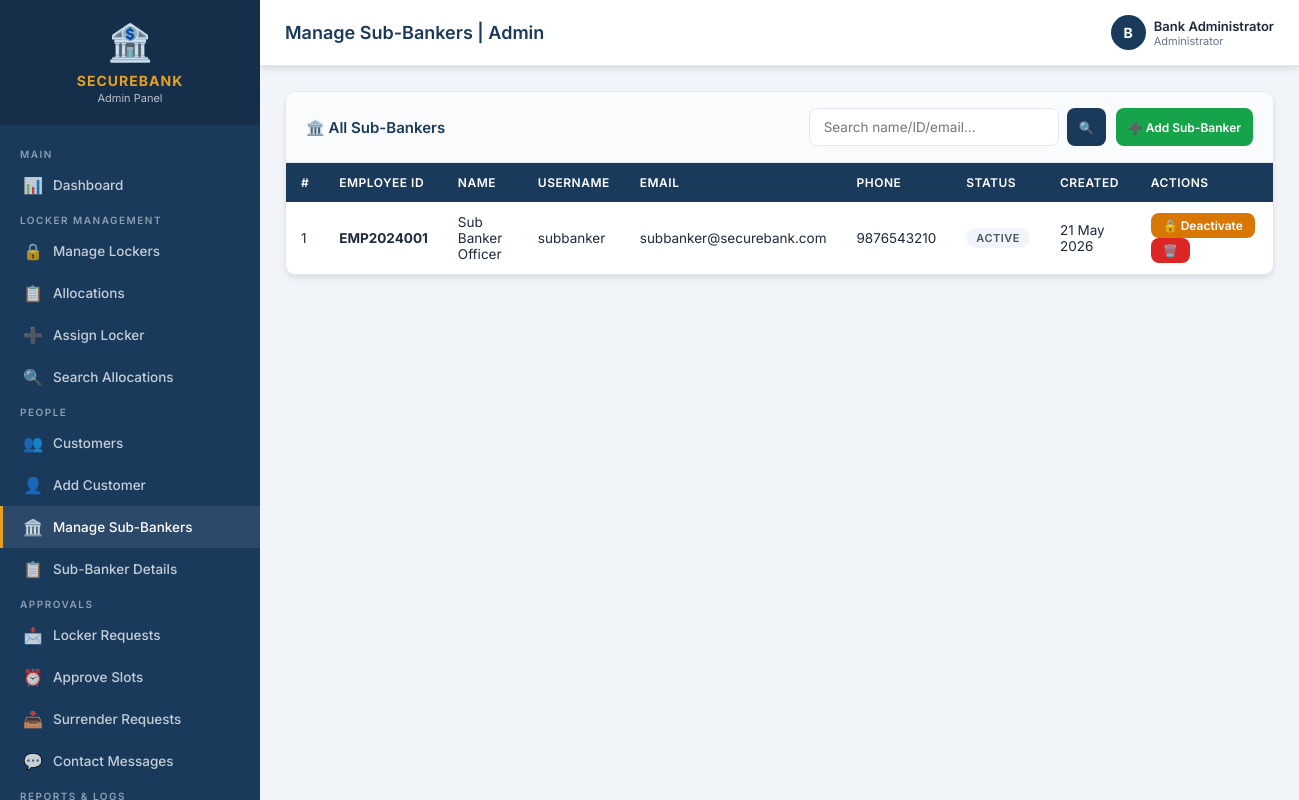
/admin/sub_bankers.php (signed in), run on the app's committed database.
### tables this page shows
CREATE TABLE IF NOT EXISTS sub_banker (
    id INT AUTO_INCREMENT PRIMARY KEY,
    username VARCHAR(50) NOT NULL UNIQUE,
    password VARCHAR(255) NOT NULL,
    full_name VARCHAR(100) NOT NULL,
    employee_id VARCHAR(20) NOT NULL UNIQUE,
    email VARCHAR(100) NOT NULL UNIQUE,
    phone VARCHAR(15) NOT NULL,
    status ENUM('active', 'inactive') DEFAULT 'active',
    created_at TIMESTAMP DEFAULT CURRENT_TIMESTAMP
);

### admin/sub_bankers.php (the view, shortened to what this page needs)
<?php
require_once '../includes/header_admin.php';
$conn = getDBConnection();
$search = trim($_GET['q'] ?? '');
$sql = "SELECT * FROM sub_banker";
$sql .= " ORDER BY created_at DESC";
$bankers = $conn->query($sql);
?>
<div class="card">
  <div class="card-header">
    <h3>🏛️ All Sub-Bankers</h3>
    <div class="d-flex gap-10">
      <form method="GET" style="display:flex;gap:8px;">
        <input type="text" name="q" class="form-control" placeholder="Search name/ID/email..." value="<?= htmlspecialchars($search) ?>" style="width:250px;">
        <button type="submit" class="btn btn-primary btn-sm">🔍</button>
      </form>
      <a href="add_sub_banker.php" class="btn btn-success btn-sm">➕ Add Sub-Banker</a>
    </div>
  </div>
  <div class="table-responsive">
    <table>
      <thead>
        <tr><th>#</th><th>Employee ID</th><th>Name</th><th>Username</th><th>Email</th><th>Phone</th><th>Status</th><th>Created</th><th>Actions</th></tr>
      </thead>
      <tbody>
        <?php $i=1; while($sb=$bankers->fetch_assoc()): ?>
        <tr>
          <td><?= $i++ ?></td>
          <td><strong><?= htmlspecialchars($sb['employee_id']) ?></strong></td>
          <td><?= htmlspecialchars($sb['full_name']) ?></td>
          <td><?= htmlspecialchars($sb['username']) ?></td>
          <td><?= htmlspecialchars($sb['email']) ?></td>
          <td><?= htmlspecialchars($sb['phone']) ?></td>
          <td><?= getStatusBadge($sb['status']) ?></td>
          <td><?= date('d M Y', strtotime($sb['created_at'])) ?></td>
          <td>
            <a href="?toggle=<?= $sb['id'] ?>&q=<?= urlencode($search) ?>" class="btn btn-sm <?= $sb['status']==='active'?'btn-warning':'btn-success' ?>">
              <?= $sb['status']==='active'?'🔒 Deactivate':'✅ Activate' ?>
            </a>
            <a href="?delete=<?= $sb['id'] ?>" class="btn btn-danger btn-sm" onclick="return confirm('Delete this sub-banker?')">🗑️</a>
          </td>
        </tr>
        <?php endwhile; ?>
      </tbody>
    </table>
  </div>
</div>
<?php $conn->close(); require_once '../includes/footer_admin.php'; ?>

### includes/functions.php (shortened to what this page needs)
<?php
function getStatusBadge($status) {
    $badges = [
        'available'  => '<span class="badge badge-success">Available</span>',
        'allocated'  => '<span class="badge badge-danger">Allocated</span>',
        'maintenance'=> '<span class="badge badge-warning">Maintenance</span>',
        'active'     => '<span class="badge badge-success">Active</span>',
        'inactive'   => '<span class="badge badge-secondary">Inactive</span>',
        'paid'       => '<span class="badge badge-success">Paid</span>',
        'pending'    => '<span class="badge badge-warning">Pending</span>',
        'overdue'    => '<span class="badge badge-danger">Overdue</span>',
        'surrendered'=> '<span class="badge badge-secondary">Surrendered</span>',
        'approved'   => '<span class="badge badge-success">Approved</span>',
        'rejected'   => '<span class="badge badge-danger">Rejected</span>',
        'unread'     => '<span class="badge badge-warning">Unread</span>',
        'read'       => '<span class="badge badge-secondary">Read</span>',
        'replied'    => '<span class="badge badge-success">Replied</span>',
    ];
    return $badges[$status] ?? '<span class="badge badge-secondary">' . ucfirst($status) . '</span>';
}

### css/style.css (style rules this page uses)
:root { --primary:#1a3a5c;--primary-light:#2563a8;--accent:#e8a020;--success:#16a34a;--danger:#dc2626;--warning:#d97706;--secondary:#64748b;--bg:#f1f5f9;--white:#ffffff;--border:#e2e8f0;--text:#1e293b;--text-muted:#64748b;--shadow:0 4px 6px -1px rgba(0,0,0,.1);--shadow-lg:0 10px 25px -3px rgba(0,0,0,.15);--radius:10px;--teal:#0d9488;--teal-light:#14b8a6;--teal-dark:#0f766e }
* { margin:0;padding:0;box-sizing:border-box }
body { font-family:'Inter',sans-serif;background:var(--bg);color:var(--text);font-size:14px }
.card { background:var(--white);border-radius:var(--radius);box-shadow:var(--shadow);border:1px solid var(--border);overflow:hidden }
.card-header { padding:16px 20px;border-bottom:1px solid var(--border);display:flex;align-items:center;justify-content:space-between;background:#fafbfc }
.card-header h3 { font-size:15px;font-weight:600;color:var(--primary) }
.table-responsive { overflow-x:auto }
table { width:100%;border-collapse:collapse;font-size:13.5px }
table thead th { background:var(--primary);color:white;padding:12px 15px;text-align:left;font-weight:600;font-size:12px;text-transform:uppercase;letter-spacing:.5px;white-space:nowrap }
table tbody td { padding:11px 15px;border-bottom:1px solid var(--border);vertical-align:middle }
table tbody tr:last-child td { border-bottom:none }
.form-control { width:100%;padding:10px 14px;border:1.5px solid var(--border);border-radius:8px;font-size:13.5px;font-family:inherit;background:var(--white);color:var(--text);transition:border-color .2s,box-shadow .2s;outline:none }
.btn { display:inline-flex;align-items:center;gap:6px;padding:9px 18px;border-radius:8px;border:none;font-size:13px;font-weight:600;cursor:pointer;text-decoration:none;transition:all .2s;font-family:inherit;white-space:nowrap }
.btn-primary { background:var(--primary);color:white }
.btn-success { background:var(--success);color:white }
.btn-danger { background:var(--danger);color:white }
.btn-warning { background:var(--warning);color:white }
.btn-sm { padding:5px 12px;font-size:12px }
.badge { display:inline-block;padding:3px 10px;border-radius:20px;font-size:11px;font-weight:600;text-transform:uppercase;letter-spacing:.5px }
.badge-secondary { background:#f1f5f9;color:#475569 }
.d-flex { display:flex }
.gap-10 { gap:10px }

### data on the page
sub_banker: employee "EMP2024001", full_name "Sub Banker Officer", username "subbanker", email "subbanker@securebank.com", phone "9876543210", status "ACTIVE", created_at "21 May 2026", shows "🔒 Deactivate"

### other printed values
$page_title "Manage Sub-Bankers | Admin"
substr($_SESSION['admin_name']??'A',0,1) "B"
$_SESSION['admin_name'] "Bank Administrator"
